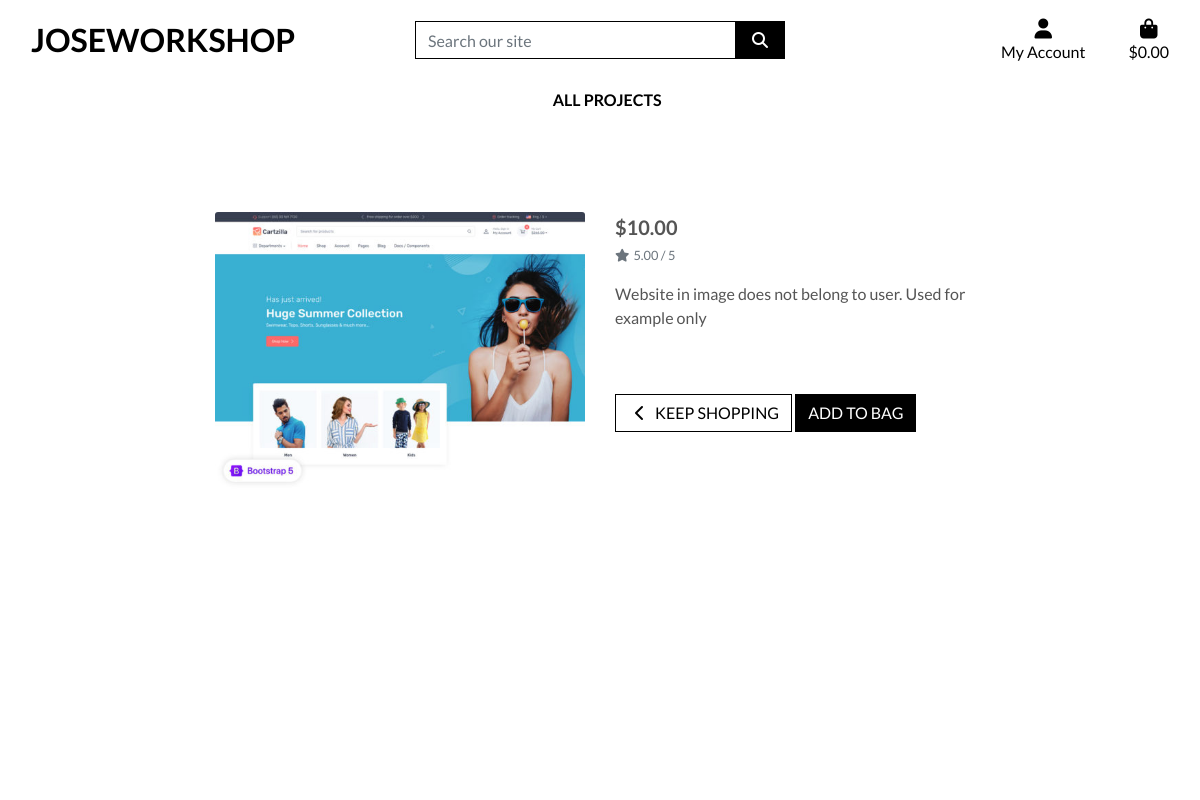
/projects/1, run on the app's committed database.
### projects/models.py (models this page shows, shortened)
class Project(models.Model):
    sku = models.CharField(max_length=254, null=True, blank=True)
    name = models.CharField(max_length=254)
    description = models.TextField()
    price = models.DecimalField(max_digits=6, decimal_places=2)
    rating = models.DecimalField(max_digits=6, decimal_places=2, null=True, blank=True)
    images = models.ImageField(null=True, blank=True)

### projects/views.py (the view)
# urls.py: path('<project_id>', views.project_detail, name='project_detail'),
def project_detail(request, project_id):
    project = get_object_or_404(Project, pk=project_id)
    context = {
        'project': project,
    }
    return render(request, 'projects/project_detail.html', context)

### bag/contexts.py (called while the page is built, shortened)
def bag_contents(request):
    bag_items = []
    grand_total = 0
    project_count = 0
    bag = request.session.get('bag', {})
    context = {
        'bag_items': bag_items,
        'project_count': project_count,
        'grand_total': grand_total,
    }
    return context

### projects/templates/projects/project_detail.html (shortened to what this page needs)
{% extends "base.html" %}
{% load static %}
{% block page_header %}
    <div class="container header-container">
    </div>
{% endblock %}
{% block content %}
    <div class="overlay"></div>
    <div class="container-fluid">
        <div class="row">
            <div class="col-12 col-md-6 col-lg-4 offset-lg-2">
                <div class="image-container my-5">
                    {% if project.images %}
                        <a href="{{ project.images.url }}" target="_blank">
                            <img class="card-img-top img-fluid" src="{{ project.images.url }}" alt="{{ project.name }}">
                        </a>
                        {% else %}
                        <a href="">
                            <img class="card-img-top img-fluid" src="{{ MEDIA_URL }}noimage.png" alt="{{ project.name }}">
                        </a>
                    {% endif %}
                </div>
            </div>
            <div class="col-12 col-md-6 col-lg-4">
                <div class="project-details-container mb-5 mt-md-5">
                    <p class="lead mb-0 text-left font-weight-bold">${{ project.price }}</p>
                    {% if project.rating %}
                        <small class="text-muted"><i class="fas fa-star mr-1"></i>{{ project.rating }} / 5</small>
                    {% else %}
                        <small class="text-muted">No Rating</small>
                    {% endif %}
                    <p class="mt-3">{{ project.description }}</p>
                    <form class="form" action="{% url 'add_to_bag' project.id %}" method="POST">
                        <div class="form-row">
                            <div class="col-12">
                                <a href="{% url 'projects' %}" class="btn btn-outline-black rounded-0 mt-5">
                                    <span class="icon">
                                        <i class="fas fa-chevron-left"></i>
                                    </span>
                                    <span class="text-uppercase">Keep Shopping</span>
                                </a>
                                <input type="submit" class="btn btn-black rounded-0 text-uppercase mt-5" value="Add to Bag">
                            </div>
                        </div>
                    </form>
                </div>
            </div>
        </div>
    </div>
{% endblock %}

### static/css/base.css (style rules this page uses)
html { height: 100%; }
body { background: url('/media/homepage_background_img.jpg') no-repeat center center fixed; background-size: cover; height: calc(100vh - 164px); color: #555; font-family: 'Lato'; }
.icon { align-items: center; display: inline-flex; justify-content: center; height: 1.5rem; width: 1.5rem; }
.btn-black { background: black; color: white; }
.btn-outline-black { background: white; color: black !important; border: 1px solid black; }
.overlay { height: 100%; width: 100%; top: 0; left: 0; position: fixed; background: white; z-index: -1; }
@media (min-width: 1200px) { .container { max-width: 95%; } }
@media (min-width: 992px) { .header-container { padding-top: 164px; } }

### data on the page
Project: images (picture), price "10.00", rating "5.00", description "Website in image does not belong to user. Used for example only"
